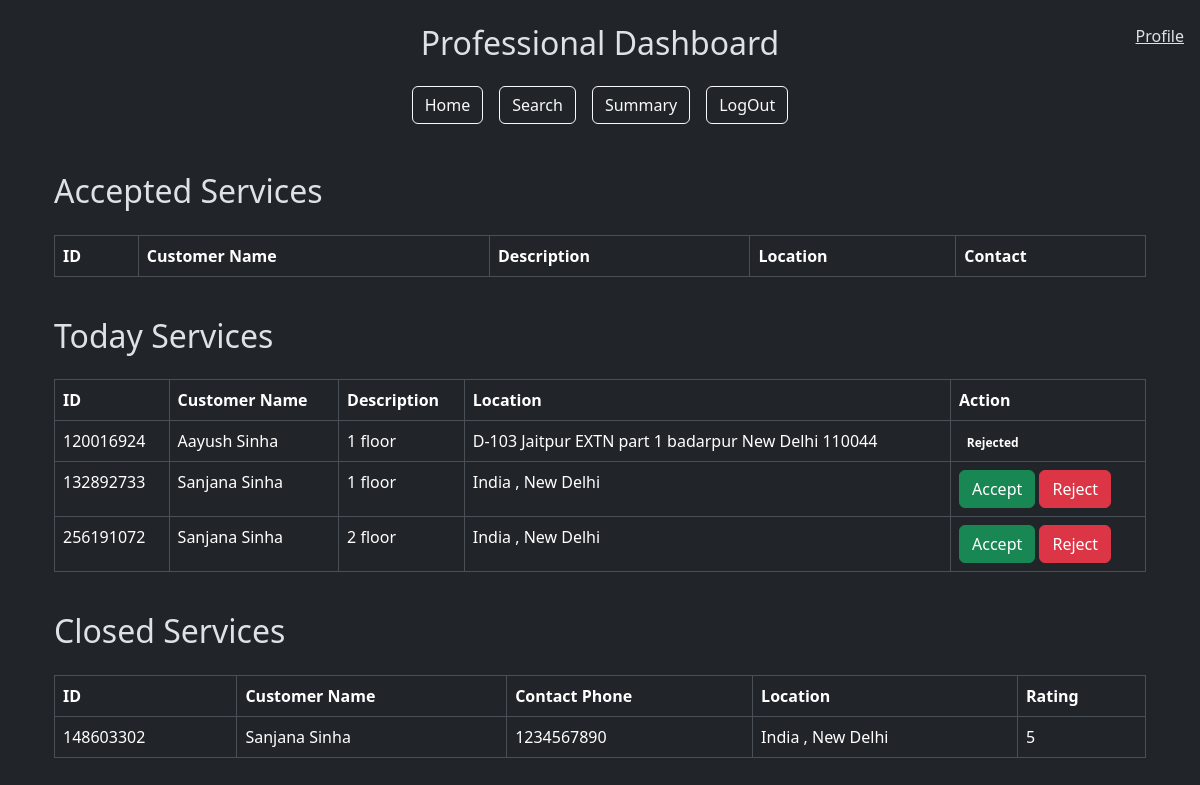
The page /professional_dashboard (signed in) on the database as committed earlier.
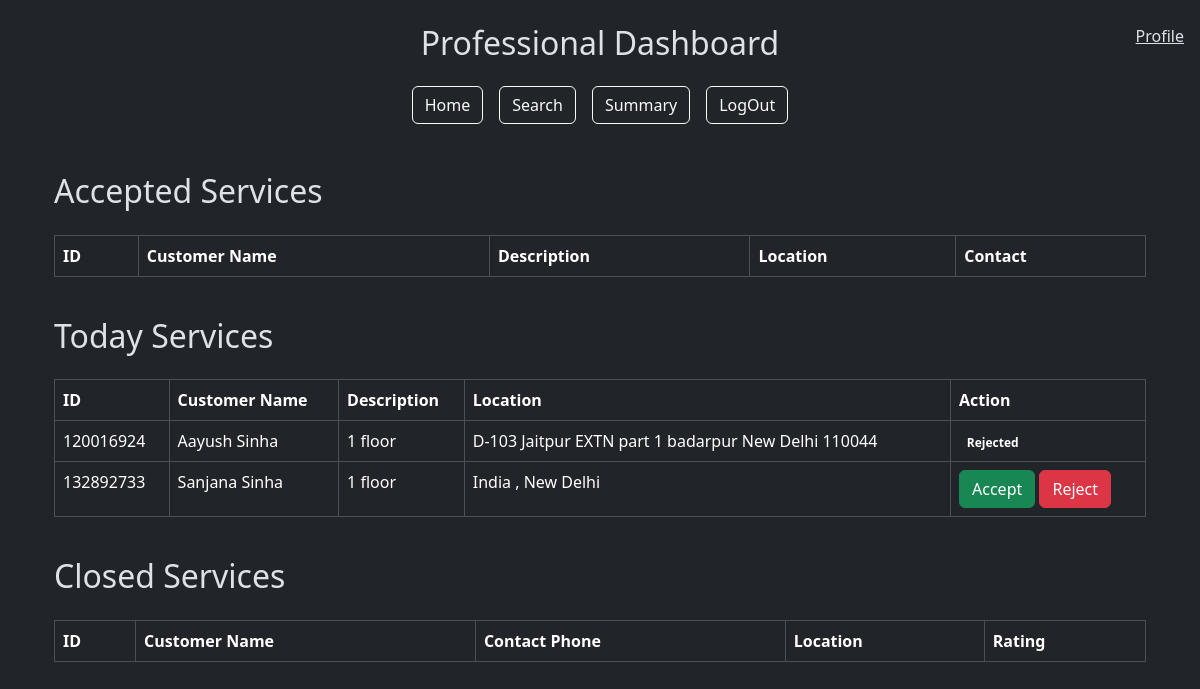
The same page on the database as committed later.
### models.py (models this page shows)
class ServiceRequest(db.Model):
    __tablename__ = 'service_request'
    id = db.Column(db.Integer, primary_key=True)
    customer_id = db.Column(db.Integer, db.ForeignKey('customer.id'), nullable=False)  # Reference to Customer
    professional_id = db.Column(db.Integer, db.ForeignKey('professional.id'), nullable=True)  # Reference to Professional
    service_id = db.Column(db.Integer, db.ForeignKey('service.id'), nullable=False)
    date_of_request = db.Column(db.DateTime, default=datetime.utcnow, nullable=False)
    date_of_completion = db.Column(db.DateTime, nullable=True)
    status = db.Column(db.String(20), default='requested', nullable=False)
    rating = db.Column(db.Integer, nullable=True)
    remarks = db.Column(db.Text, nullable=True)
    rejected_by = db.Column(MutableList.as_mutable(JSON), default=[])
    customer = db.relationship('Customer', back_populates='service_requests')
    service = db.relationship('Service', back_populates='service_requests')
    professional = db.relationship('Professional', back_populates='service_requests')
    review = db.relationship('Review', back_populates='service_request', lazy=True)

class User(db.Model):
    __tablename__ = "user"
    id = db.Column(db.Integer, primary_key=True)
    username = db.Column(db.String(80), unique=True, nullable=False)
    passhash = db.Column(db.String(80), nullable=False)
    name = db.Column(db.String(80), nullable=False)
    role = db.Column(db.String(20), nullable=False)
    is_blocked = db.Column(db.Boolean, default=False, nullable=False)
    professional = db.relationship('Professional', backref='user', lazy=True)
    customer = db.relationship('Customer', backref='user', lazy=True)

class Service(db.Model):
    __tablename__ = 'service'
    id = db.Column(db.Integer, primary_key=True)
    service_name = db.Column(db.String(80), unique=False, nullable=False)
    description = db.Column(db.Text, nullable=False)
    price = db.Column(db.Float, nullable=False)
    time_required = db.Column(db.Integer, nullable=False)
    service_requests = db.relationship('ServiceRequest', back_populates='service', lazy=True)

class Customer(db.Model):
    __tablename__ = 'customer'
    id = db.Column(db.Integer, db.ForeignKey('user.id'), primary_key=True)
    address = db.Column(db.Text, nullable=False)
    pincode = db.Column(db.String(6), nullable=False)
    contact = db.Column(db.String(10), nullable=False)
    service_requests = db.relationship('ServiceRequest', back_populates='customer', lazy=True)

### app.py (the view)
@app.route('/professional_dashboard')
def professional_dashboard():
    user_id = session['user_id']
    professional = Professional.query.get(user_id)
    user = User.query.get(user_id)
    service = Service.query.all()
    accepted_services = ServiceRequest.query.filter_by(professional_id=user_id).filter_by(status='accepted').all()
    today_services = (
    db.session.query(ServiceRequest)
    .join(Service)
    .filter(Service.service_name == professional.service_name)
    .filter(ServiceRequest.status == 'requested')
    .all()
)
    closed_services = (
    db.session.query(ServiceRequest)
    .join(Service)
    .filter(Service.service_name == professional.service_name)
    .filter(ServiceRequest.status == 'closed')
    .filter(ServiceRequest.professional_id==user_id)
    .filter(not_(ServiceRequest.rejected_by.contains([professional.id])))
    .all()
)
    print(today_services, 'today_services')
    print(professional.address,service)
    return render_template('professional_dashboard.html',accepted_services=accepted_services,today_services=today_services, closed_services=closed_services,professional=professional, service=service,user=user)

### templates/professional_dashboard.html (shortened to what this page needs)
{% extends "layout.html" %}  {% block content %}
<div class="container mt-5">
  {% if professional.user.is_blocked %}
  <div class="alert alert-danger" role="alert">
    Your account is blocked. Please contact the admin.
  </div>
  {% elif not professional.verified %}
  <div class="alert alert-warning" role="alert">
    Your account is not verified yet. Please wait for the admin to verify your
    account.
  </div>
  {% else %}
  <span class="navbar-text position-fixed top-0 end-0 m-3">
    <a href="{{url_for('profile')}}">Profile</a>
  </span>
  <h2 class="mt-4">Accepted Services</h2>
  <div class="table-responsive">
    <table class="table table-bordered mt-3">
      <thead>
        <tr>
          <th>ID</th>
          <th>Customer Name</th>
          <th>Description</th>
          <th>Location</th>
          <th>Contact</th>
        </tr>
      </thead>
    </table>
  </div>
  <h2 class="mt-4">Today Services</h2>
  <div class="table-responsive">
    <table class="table table-bordered mt-3">
      <thead>
        <tr>
          <th>ID</th>
          <th>Customer Name</th>
          <th>Description</th>
          <th>Location</th>
          <th>Action</th>
        </tr>
      </thead>
      <tbody>
        {% for service_request in today_services %}
        <tr>
          <td>{{ service_request.id }}</td>
          <td>{{ service_request.customer.user.name }}</td>
          <td>{{ service_request.service.description }}</td>
          <td>{{ service_request.customer.address }}</td>
          <td>
            {% set ns = namespace(found=false) %} {% for reject in
            service_request.rejected_by %} {% if reject == user.id %} {% set
            ns.found = true %} {% endif %} {% endfor %} {% if not ns.found %}
            <a
              href="{{ url_for('accept_service', service_id=service_request.id) }}"
              class="btn btn-success"
              >Accept</a
            >
            <a
              href="{{ url_for('reject_service', service_id=service_request.id) }}"
              class="btn btn-danger"
              >Reject</a
            >
            {% else %}
            <span class="badge badge-danger">Rejected</span>
            {% endif %}
          </td>
        </tr>
        {% endfor %}
      </tbody>
    </table>
  </div>
  <h2 class="mt-4">Closed Services</h2>
  <div class="table-responsive">
    <table class="table table-bordered mt-3">
      <thead>
        <tr>
          <th>ID</th>
          <th>Customer Name</th>
          <th>Contact Phone</th>
          <th>Location</th>
          <th>Rating</th>
        </tr>
      </thead>
      <tbody>
        {% for service_request in closed_services %}
        <tr>
          <td>{{ service_request.id }}</td>
          <td>{{ service_request.customer.user.name }}</td>
          <td>{{ service_request.customer.contact }}</td>
          <td>{{ service_request.customer.address }}</td>
          <td>{{ service_request.rating }}</td>
        </tr>
        {% endfor %}
      </tbody>
    </table>
  </div>
  {% endif %}
</div>
{% endblock %}

Rows that differ between the two databases and show on the page:
removed ServiceRequest: id "256191072", customer.user.name "Sanjana Sinha", service.description "2 floor", customer.address "India , New Delhi", shown under "Today Services"
removed ServiceRequest: id "148603302", customer.user.name "Sanjana Sinha", customer.contact "1234567890", customer.address "India , New Delhi", rating "5", shown under "Closed Services"
